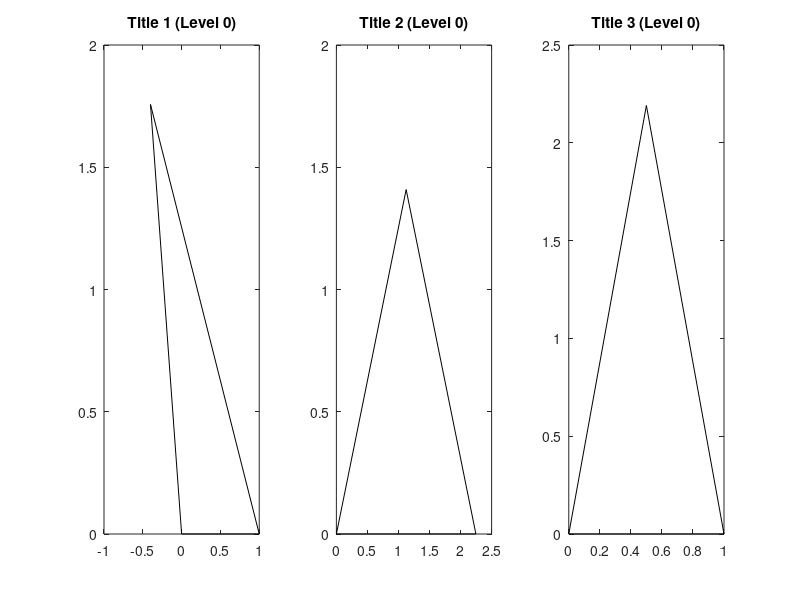

Source code (MATLAB): (Note: this script raises an error after producing the figure.)
% Author: Sayed Zeeshan Asghar
% Copyright 2021
% Aperiodic Danzer Tiling generator

% Danzer
close all;

T = pi/7; %theta


a = 1;
b = a*(sin(2*T)/sin(T));
c = a*(sin(4*T)/sin(T));

SF = a / (a+b) ;  %scaling factor

% Prototile I:

p00 = [0,0];
p01 = [a,0];
p02 = [b*cos(4*T),b*sin(4*T)];

p1 = [p00' p01' p02' p00'];

figure,
subplot(1,3,1)
plot([p00(1,1),p01(1,1),p02(1,1),p00(1,1)],[p00(1,2),p01(1,2),p02(1,2),p00(1,2)],'k-');
title('Title 1 (Level 0)');

% Prototile II:
p10 = [0,0];
p11 = [c,0];
p12 = [b*cos(2*T),b*sin(2*T)];

p2 = [p10' p11' p12' p10'];

subplot(1,3,2)
plot([p10(1,1),p11(1,1),p12(1,1),p10(1,1)],[p10(1,2),p11(1,2),p12(1,2),p10(1,2)],'k-');
title('Title 2 (Level 0)');

% Prototile II:
p20 = [0,0];
p21 = [a,0];
p22 = [c*cos(3*T),c*sin(3*T)];

p3 = [p20' p21' p22' p20'];

subplot(1,3,3)
plot([p20(1,1),p21(1,1),p22(1,1),p20(1,1)],[p20(1,2),p21(1,2),p22(1,2),p20(1,2)],'k-');
title('Title 3 (Level 0)');


%Calculate indices for Level 1 tiles, Lij satands for tile i of level j
L31 = tile3(p1,p2,p3); 
L11 = tile1(p1,p2,p3); 
L21 = tile2(p1,p2,p3); 


%Calculate indices for Level 2 tiles, Lij satands for tile i of level j
L11 = L11*SF;
L21 = L21*SF;
L31 = L31*SF;

L32 = tile3(L11,L21,L31); 
L12 = tile1(L11,L21,L31); 
L22 = tile2(L11,L21,L31); 

%Calculate indices for Level 3 tiles, Lij satands for tile i of level j
L12 = L12*SF;
L22 = L22*SF;
L32 = L32*SF;

L33 = tile3(L12,L22,L32); 
L13 = tile1(L12,L22,L32); 
L23 = tile2(L12,L22,L32); 

%Calculate indices for Level 3 tiles, Lij satands for tile i of level j
L13 = L13*SF;
L23 = L23*SF;
L33 = L33*SF;

L34 = tile3(L13,L23,L33); 
L14 = tile1(L13,L23,L33); 
L24 = tile2(L13,L23,L33); 

%Calculate indices for Level 4 tiles, Lij satands for tile i of level j

L14 = L14*SF;
L24 = L24*SF;
L34 = L34*SF;

L35 = tile3(L14,L24,L34); 
L15 = tile1(L14,L24,L34); 
L25 = tile2(L14,L24,L34); 


%% Plots examples of different levels

figure,
hold on;
for j = 0:7
plot(L31(1,4*j+1:4*j+4),L31(2,4*j+1:4*j+4),'k-');
end
hold off;
title('Title 3 (Level 1)');


figure,
hold on;
for j = 0:10
plot(L21(1,4*j+1:4*j+4),L21(2,4*j+1:4*j+4),'k-');
end
hold off;
title('Title 2 (Level 1)');


figure,
hold on;
for j = 0:5
plot(L11(1,4*j+1:4*j+4),L11(2,4*j+1:4*j+4),'k-');
end
hold off;
title('Title 1 (Level 1)');


Z = L13; 
[~,l] = size(Z);
figure,
hold on;
for j = 0:l/4-1 
plot(Z(1,4*j+1:4*j+4),Z(2,4*j+1:4*j+4),'k-');
end
hold off;
title('Title 1 (Level 3)');

Z = L23; 
[~,l] = size(Z);
figure,
hold on;
for j = 0:l/4-1 
plot(Z(1,4*j+1:4*j+4),Z(2,4*j+1:4*j+4),'k-');
end
hold off;
title('Title 2 (Level 3)');

Z = L34; 
[~,l] = size(Z);
figure,
hold on;
for j = 0:l/4-1 
plot(Z(1,4*j+1:4*j+4),Z(2,4*j+1:4*j+4),'k-');
end
hold off;
title('Title 3 (Level 4)');





